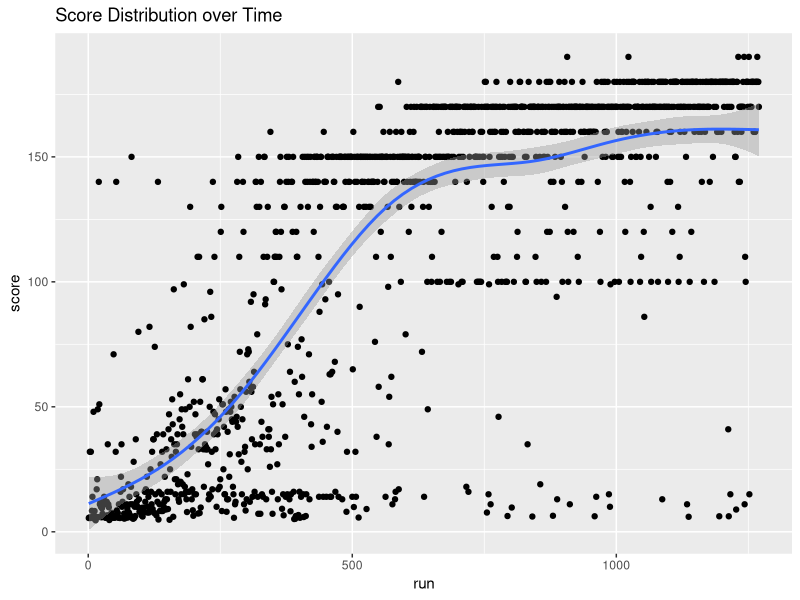
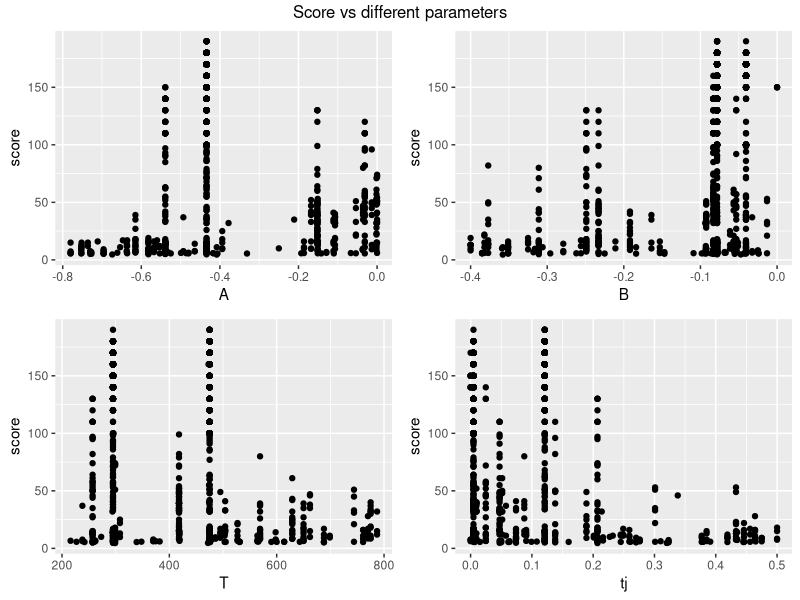
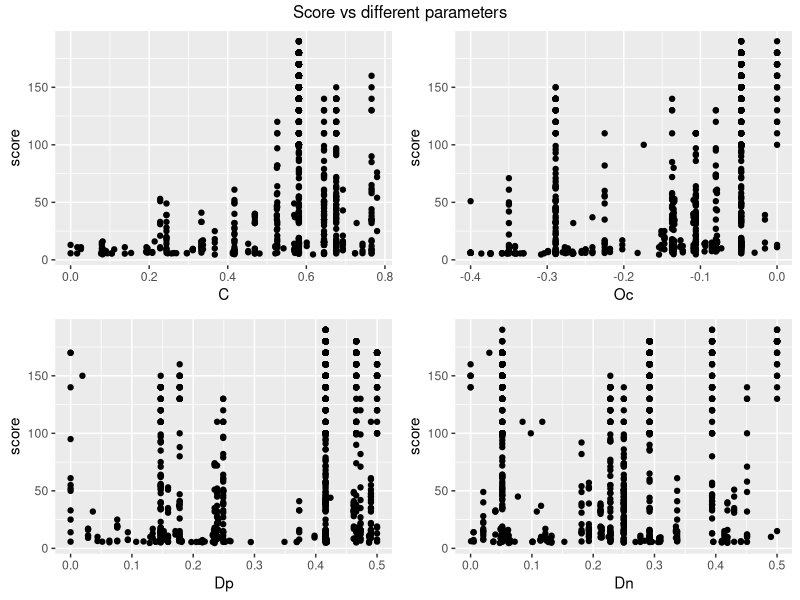

Source code (R) for these figures, in order:
library(ggplot2)
library(gridExtra)

x <- read.csv("02/ga.csv", as.is = TRUE)
x$num <- 1:length(x$T)
qplot(x$num, x$savg,
      geom=c("point", "smooth"),
      xlab='run', ylab='score', main='Score Distribution over Time'
      )

lm.0 <- lm(x$savg ~ x$T + x$A + x$B + x$Oc + x$C + x$Oj + x$tj + x$Dp + x$Dn)
summary(lm.0)


q1 <- qplot(x$A, x$savg, ylab='score', xlab='A')
q2 <- qplot(x$B, x$savg, ylab='score', xlab='B')
q3 <- qplot(x$T, x$savg, ylab='score', xlab='T')
q4 <- qplot(x$tj, x$savg, ylab='score', xlab='tj')

grid.arrange(q1,q2,q3,q4,ncol=2, top='Score vs different parameters')

q1 <- qplot(x$C, x$savg, ylab='score', xlab='C')
q2 <- qplot(x$Oc, x$savg, ylab='score', xlab='Oc')
q3 <- qplot(x$Dp, x$savg, ylab='score', xlab='Dp')
q4 <- qplot(x$Dn, x$savg, ylab='score', xlab='Dn')

grid.arrange(q1,q2,q3,q4,ncol=2, top='Score vs different parameters')

